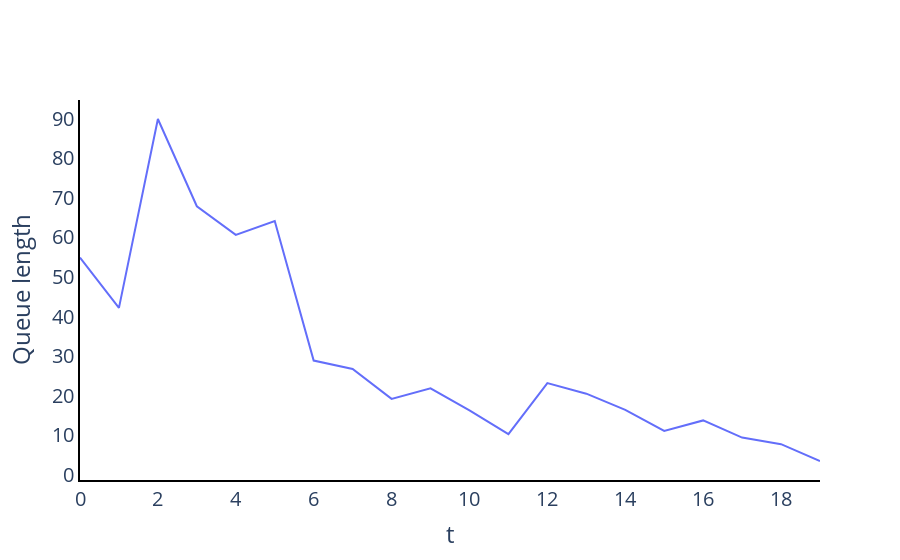

The cell this chart's notebook holds for it:
### Code cell
alvp_seq = pd.DataFrame(alg_alvp.sequence_2, columns=["Agent_0", "Agent_1", "Agent_2", "Agent_3", "Agent_4", "Agent_5"])
add_error(alvp_seq, "Agent", 6);

layout = go.Layout(plot_bgcolor='rgba(0,0,0,0)')
fig = go.Figure(layout=layout)

fig.add_trace(go.Scatter(y=alvp_seq.Error,
                                     x=list(range(len(alvp_seq.Error))),
                                     name=f"Error",
                                     mode="lines"))
            
fig.update_layout(
    xaxis_title="t",
    yaxis_title="Queue length",
    font = dict(size = 20)
)
fig.update_xaxes(showline=True, linewidth=2, linecolor='black', gridcolor='white')
fig.update_yaxes(showline=True, linewidth=2, linecolor='black', gridcolor='white')
fig.show()

### Figure 1 — Plotly figure (JSON) as saved in the notebook; plotly's stock layout.template omitted (floating-point values rounded to 4 significant figures)
{"data": [{"mode": "lines", "name": "Error", "type": "scatter", "x": [0, 1, 2, 3, 4, 5, 6, 7, 8, 9, 10, 11, 12, 13, 14, 15, 16, 17, 18, 19], "y": [54.92, 42.22, 89.92, 67.89, 60.67, 64.14, 28.92, 26.81, 19.25, 21.89, 16.33, 10.33, 23.22, 20.56, 16.47, 11.14, 13.81, 9.472, 7.806, 3.556]}], "layout": {"autosize": true, "font": {"size": 20}, "plot_bgcolor": "rgba(0, 0, 0, 0)", "xaxis": {"autorange": true, "gridcolor": "white", "linecolor": "black", "linewidth": 2, "range": [0, 19], "showline": true, "title": {"text": "t"}, "type": "linear"}, "yaxis": {"autorange": true, "gridcolor": "white", "linecolor": "black", "linewidth": 2, "range": [-1.242, 94.71], "showline": true, "title": {"text": "Queue length"}, "type": "linear"}}}
